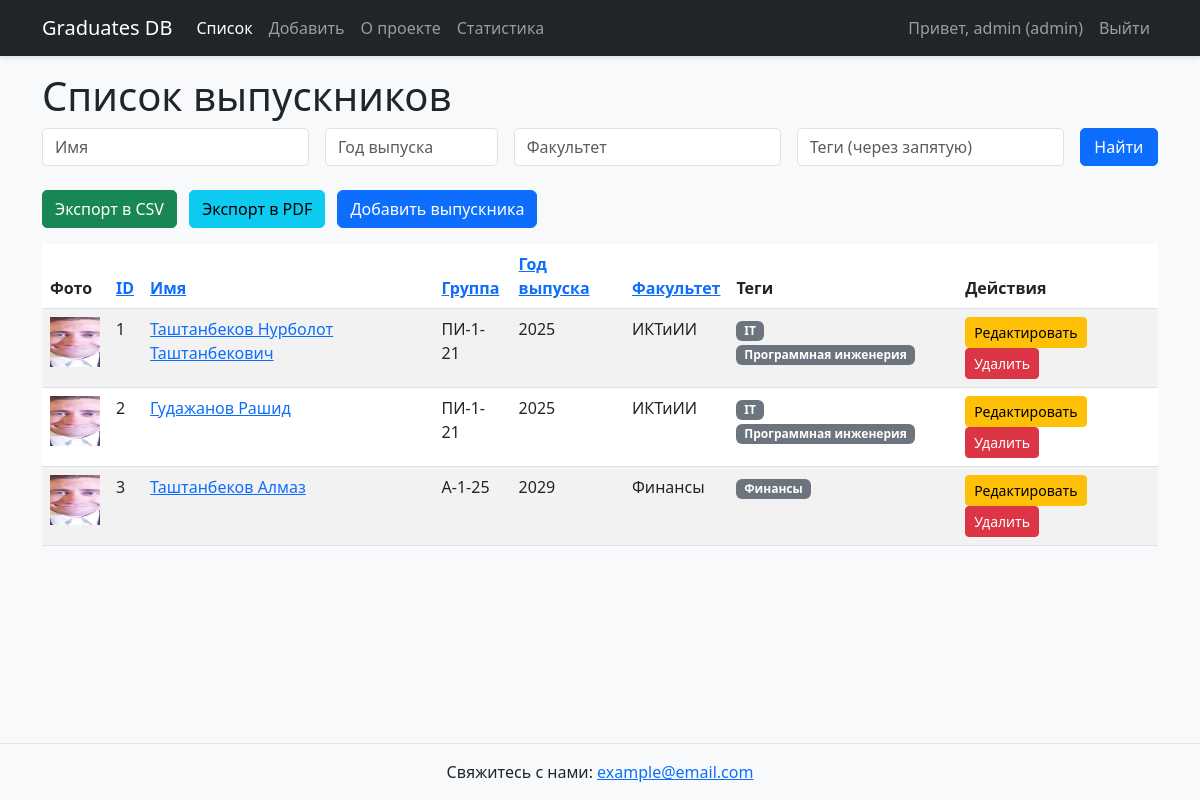
Page / (signed in) on the earlier database version.
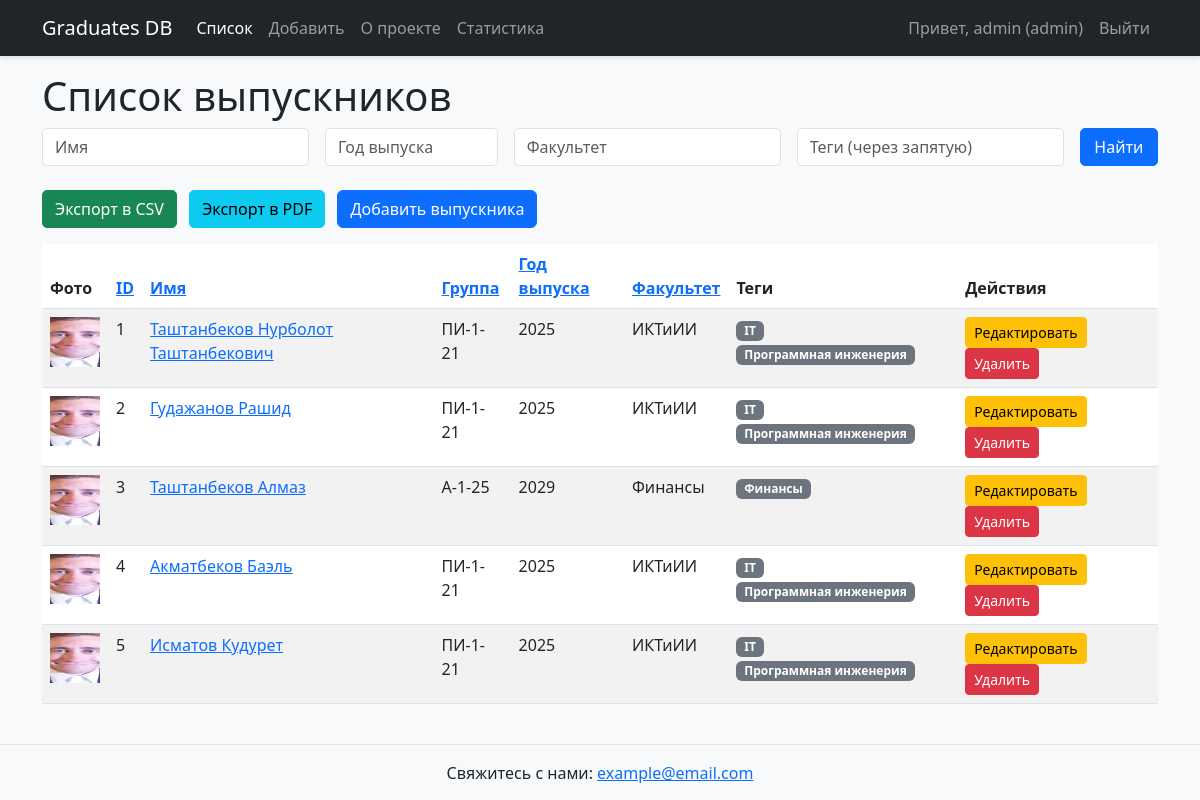
Same page on the later database version.
### models.py (models this page shows)
class User(UserMixin, db.Model):
    id = db.Column(db.Integer, primary_key=True)
    username = db.Column(db.String(50), unique=True, nullable=False)
    password = db.Column(db.String(100), nullable=False)
    role = db.Column(db.String(20), nullable=False, default='guest')  # guest, manager, admin

class Graduate(db.Model):
    id = db.Column(db.Integer, primary_key=True)
    name = db.Column(db.String(100), nullable=False)
    group = db.Column(db.String(20), nullable=False)
    graduation_year = db.Column(db.String(4), nullable=False)
    faculty = db.Column(db.String(100), nullable=False)
    bio = db.Column(db.Text, nullable=True)
    photo = db.Column(db.String(200), nullable=True)
    tags = db.relationship('Tag', secondary='graduate_tags', backref=db.backref('graduates', lazy='dynamic'))

class Tag(db.Model):
    id = db.Column(db.Integer, primary_key=True)
    name = db.Column(db.String(50), unique=True, nullable=False)

### routes/main.py (the view)
@main_bp.route('/')
@login_required
def index():
    name = request.args.get('name', '')
    graduation_year = request.args.get('graduation_year', '')
    faculty = request.args.get('faculty', '')
    tags = request.args.get('tags', '')
    page = request.args.get('page', 1, type=int)
    per_page = 10  # Количество записей на странице
    query = Graduate.query
    if name:
        query = query.filter(Graduate.name.ilike(f'%{name}%'))
    if graduation_year:
        query = query.filter(Graduate.graduation_year == graduation_year)
    if faculty:
        query = query.filter(Graduate.faculty.ilike(f'%{faculty}%'))
    if tags:
        tag_list = [tag.strip() for tag in tags.split(',') if tag.strip()]
        for tag_name in tag_list:
            query = query.join(graduate_tags).join(Tag).filter(Tag.name.ilike(f'%{tag_name}%'))
    sort_by = request.args.get('sort_by', 'id')
    sort_order = request.args.get('sort_order', 'asc')
    order = getattr(Graduate, sort_by)
    if sort_order == 'desc':
        order = order.desc()
    pagination = query.order_by(order).paginate(page=page, per_page=per_page, error_out=False)
    graduates = pagination.items
    all_tags = Tag.query.all()
    return render_template('index.html', graduates=graduates, sort_by=sort_by, sort_order=sort_order,
                           name=name, graduation_year=graduation_year, faculty=faculty, tags=tags,
                           all_tags=all_tags, pagination=pagination)

### app.py (called while the page is built)
@login_manager.user_loader
def load_user(user_id):
    return db.session.get(User, int(user_id))

### templates/index.html (shortened to what this page needs)
{% extends 'base.html' %}
{% block content %}
<h1>Список выпускников</h1>
<form method="get" class="mb-4">
    <div class="row g-3">
        <div class="col-md-3">
            <input type="text" class="form-control" name="name" placeholder="Имя" value="{{ name }}">
        </div>
        <div class="col-md-2">
            <input type="text" class="form-control" name="graduation_year" placeholder="Год выпуска" value="{{ graduation_year }}">
        </div>
        <div class="col-md-3">
            <input type="text" class="form-control" name="faculty" placeholder="Факультет" value="{{ faculty }}">
        </div>
        <div class="col-md-3">
            <input type="text" class="form-control" name="tags" placeholder="Теги (через запятую)" value="{{ tags }}">
        </div>
        <div class="col-md-1">
            <button type="submit" class="btn btn-primary w-100">Найти</button>
        </div>
    </div>
</form>
<div class="mb-3">
    <a href="{{ url_for('main.export', name=name, graduation_year=graduation_year, faculty=faculty, tags=tags, sort_by=sort_by, sort_order=sort_order) }}" class="btn btn-success">Экспорт в CSV</a>
    <a href="{{ url_for('main.export_pdf', name=name, graduation_year=graduation_year, faculty=faculty, tags=tags, sort_by=sort_by, sort_order=sort_order) }}" class="btn btn-info ms-2">Экспорт в PDF</a>
    {% if current_user.is_authenticated and current_user.role in ['admin', 'manager'] %}
    <a href="{{ url_for('graduate.add') }}" class="btn btn-primary ms-2">Добавить выпускника</a>
    {% endif %}
</div>
<table class="table table-striped">
    <thead>
        <tr>
            <th>Фото</th>
            <th>
                <a href="{{ url_for('main.index', sort_by='id', sort_order='desc' if sort_by=='id' and sort_order=='asc' else 'asc', name=name, graduation_year=graduation_year, faculty=faculty, tags=tags, page=pagination.page) }}">ID</a>
            </th>
            <th>
                <a href="{{ url_for('main.index', sort_by='name', sort_order='desc' if sort_by=='name' and sort_order=='asc' else 'asc', name=name, graduation_year=graduation_year, faculty=faculty, tags=tags, page=pagination.page) }}">Имя</a>
            </th>
            <th>
                <a href="{{ url_for('main.index', sort_by='group', sort_order='desc' if sort_by=='group' and sort_order=='asc' else 'asc', name=name, graduation_year=graduation_year, faculty=faculty, tags=tags, page=pagination.page) }}">Группа</a>
            </th>
            <th>
                <a href="{{ url_for('main.index', sort_by='graduation_year', sort_order='desc' if sort_by=='graduation_year' and sort_order=='asc' else 'asc', name=name, graduation_year=graduation_year, faculty=faculty, tags=tags, page=pagination.page) }}">Год выпуска</a>
            </th>
            <th>
                <a href="{{ url_for('main.index', sort_by='faculty', sort_order='desc' if sort_by=='faculty' and sort_order=='asc' else 'asc', name=name, graduation_year=graduation_year, faculty=faculty, tags=tags, page=pagination.page) }}">Факультет</a>
            </th>
            <th>Теги</th>
            {% if current_user.is_authenticated and current_user.role in ['admin', 'manager'] %}
            <th>Действия</th>
            {% endif %}
        </tr>
    </thead>
    <tbody>
        {% for graduate in graduates %}
        <tr>
            <td>
                {% if graduate.photo %}
                <img src="{{ url_for('static', filename='uploads/' + graduate.photo) }}" alt="Photo" style="width: 50px; height: 50px; object-fit: cover;">
                {% else %}
                <img src="{{ url_for('static', filename='uploads/default.jpg') }}" alt="No photo" style="width: 50px; height: 50px; object-fit: cover;">
                {% endif %}
            </td>
            <td>{{ graduate.id }}</td>
            <td><a href="{{ url_for('main.graduate', id=graduate.id) }}">{{ graduate.name }}</a></td>
            <td>{{ graduate.group }}</td>
            <td>{{ graduate.graduation_year }}</td>
            <td>{{ graduate.faculty }}</td>
            <td>
                {% for tag in graduate.tags %}
                <span class="badge bg-secondary">{{ tag.name }}</span>
                {% endfor %}
            </td>
            {% if current_user.is_authenticated and current_user.role in ['admin', 'manager'] %}
            <td>
                <a href="{{ url_for('graduate.edit', id=graduate.id) }}" class="btn btn-sm btn-warning">Редактировать</a>
                <button class="btn btn-sm btn-danger" data-bs-toggle="modal" data-bs-target="#deleteModal" data-delete-url="{{ url_for('graduate.delete', id=graduate.id) }}">Удалить</button>
            </td>
            {% endif %}
        </tr>
        {% endfor %}
    </tbody>
</table>
{% endblock %}

### templates/base.html (shortened to what this page needs)
<!DOCTYPE html>
<html lang="ru">
<head>
    <link href="https://cdn.jsdelivr.net/npm/bootstrap@5.3.0/dist/css/bootstrap.min.css" rel="stylesheet">
    <link rel="stylesheet" href="{{ url_for('static', filename='css/style.css') }}">
</head>
<body>
    <nav class="navbar navbar-expand-lg navbar-dark bg-dark fixed-top">
        <div class="container">
            <a class="navbar-brand" href="{{ url_for('main.index') }}">Graduates DB</a>
            <div class="collapse navbar-collapse" id="navbarNav">
                <ul class="navbar-nav me-auto">
                    {% if request.endpoint not in ['auth.login', 'auth.register'] %}
                    <li class="nav-item">
                        <a class="nav-link {{ 'active' if request.endpoint == 'main.index' }}" href="{{ url_for('main.index') }}">Список</a>
                    </li>
                    {% endif %}
                    {% if current_user.is_authenticated and current_user.role in ['admin', 'manager'] %}
                    <li class="nav-item">
                        <a class="nav-link {{ 'active' if request.endpoint == 'graduate.add' }}" href="{{ url_for('graduate.add') }}">Добавить</a>
                    </li>
                    {% endif %}
                    {% if request.endpoint not in ['auth.login', 'auth.register'] %}
                    <li class="nav-item">
                        <a class="nav-link {{ 'active' if request.endpoint == 'main.about' }}" href="{{ url_for('main.about') }}">О проекте</a>
                    </li>
                    <li class="nav-item">
                        <a class="nav-link {{ 'active' if request.endpoint == 'main.stats' }}" href="{{ url_for('main.stats') }}">Статистика</a>
                    </li>
                    {% endif %}
                </ul>
                <ul class="navbar-nav">
                    {% if current_user.is_authenticated %}
                    <li class="nav-item">
                        <span class="nav-link">Привет, {{ current_user.username }} ({{ current_user.role }})</span>
                    </li>
                    <li class="nav-item">
                        <a class="nav-link" href="#" data-bs-toggle="modal" data-bs-target="#logoutModal">Выйти</a>
                    </li>
                    {% endif %}
                </ul>
            </div>
        </div>
    </nav>
    <div class="container mt-5 pt-4">
        {% block content %}{% endblock %}
    </div>
    {% if request.endpoint not in ['auth.login', 'auth.register'] %}
    <footer class="bg-light py-3 mt-4">
        <div class="container text-center">
            <p class="mb-0">Свяжитесь с нами: <a href="mailto:example@email.com">example@email.com</a></p>
        </div>
    </footer>
    {% endif %}
</body>
</html>

### static/css/style.css (style rules this page uses)
body { background-color: #f8f9fa; display: flex; flex-direction: column; min-height: 100vh; }
.navbar { box-shadow: 0 2px 4px rgba(0, 0, 0, 0.1); }
.container.mt-5.pt-4 { flex: 1; }
footer { background-color: #f8f9fa; border-top: 1px solid #e7e7e7; }
.badge { margin-right: 5px; }
form.mb-4 .form-control { border-radius: 5px; }
form.mb-4 .btn { border-radius: 5px; }
.btn-success { border-radius: 5px; }
.btn-info { border-radius: 5px; }

Differences in the rows shown:
added Graduate: id "4", name "Акматбеков Баэль", group "ПИ-1-21", graduation_year "2025", faculty "ИКТиИИ", Tag (name "IT"), Tag (name "Программная инженерия")
added Graduate: id "5", name "Исматов Кудурет", group "ПИ-1-21", graduation_year "2025", faculty "ИКТиИИ", Tag (name "IT"), Tag (name "Программная инженерия")
